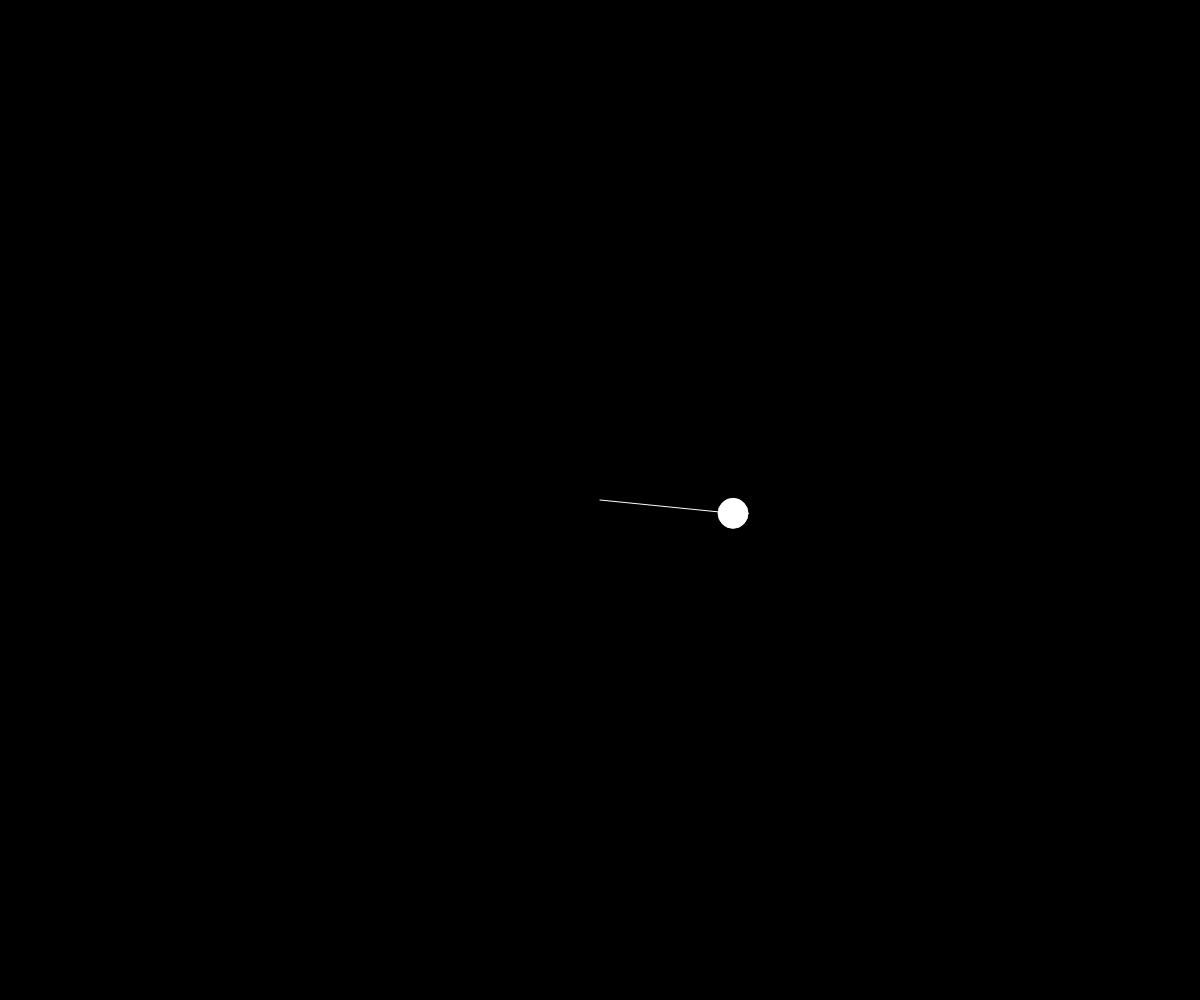
Frame 1 (no input)
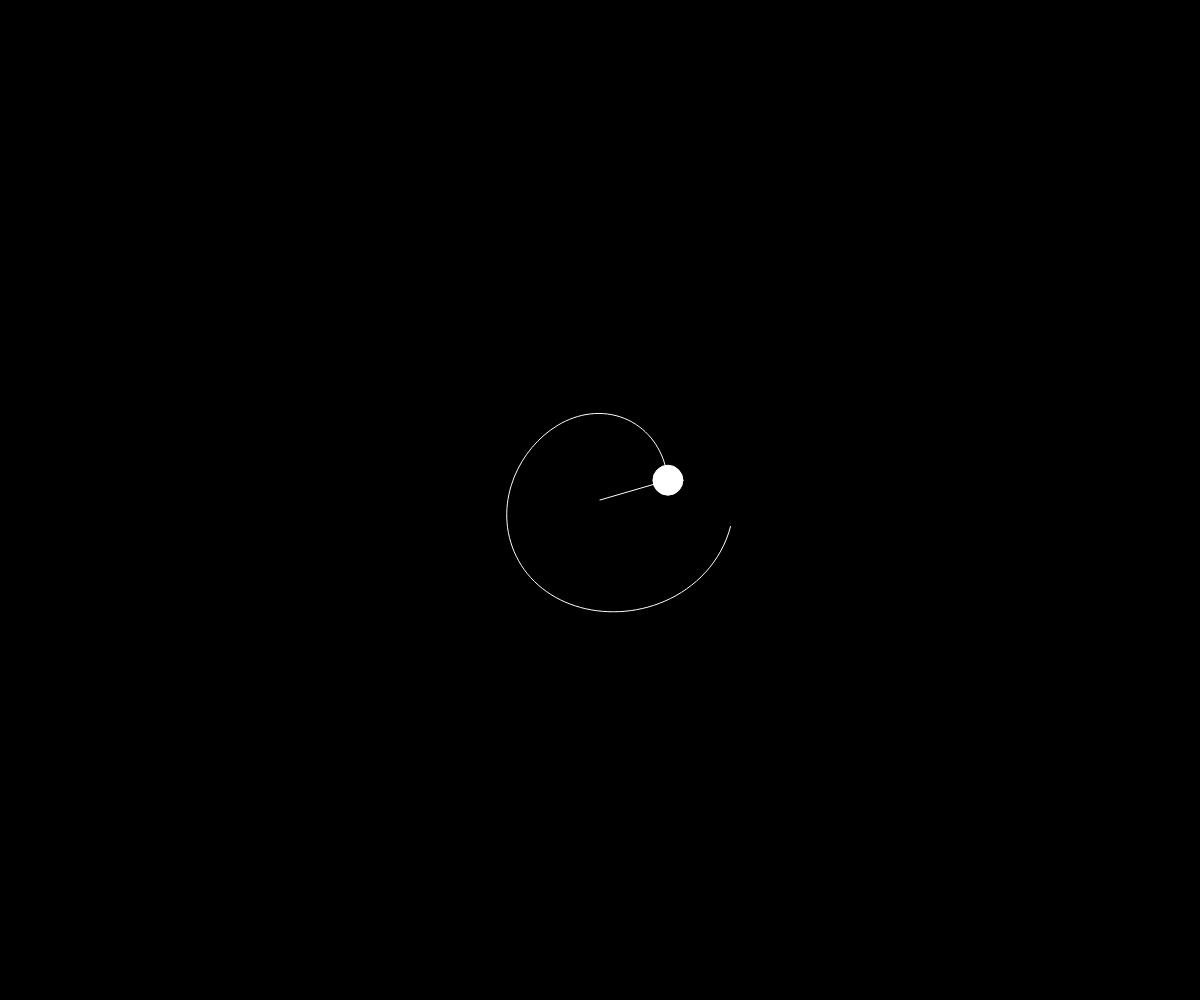
Frame 60 (no input)
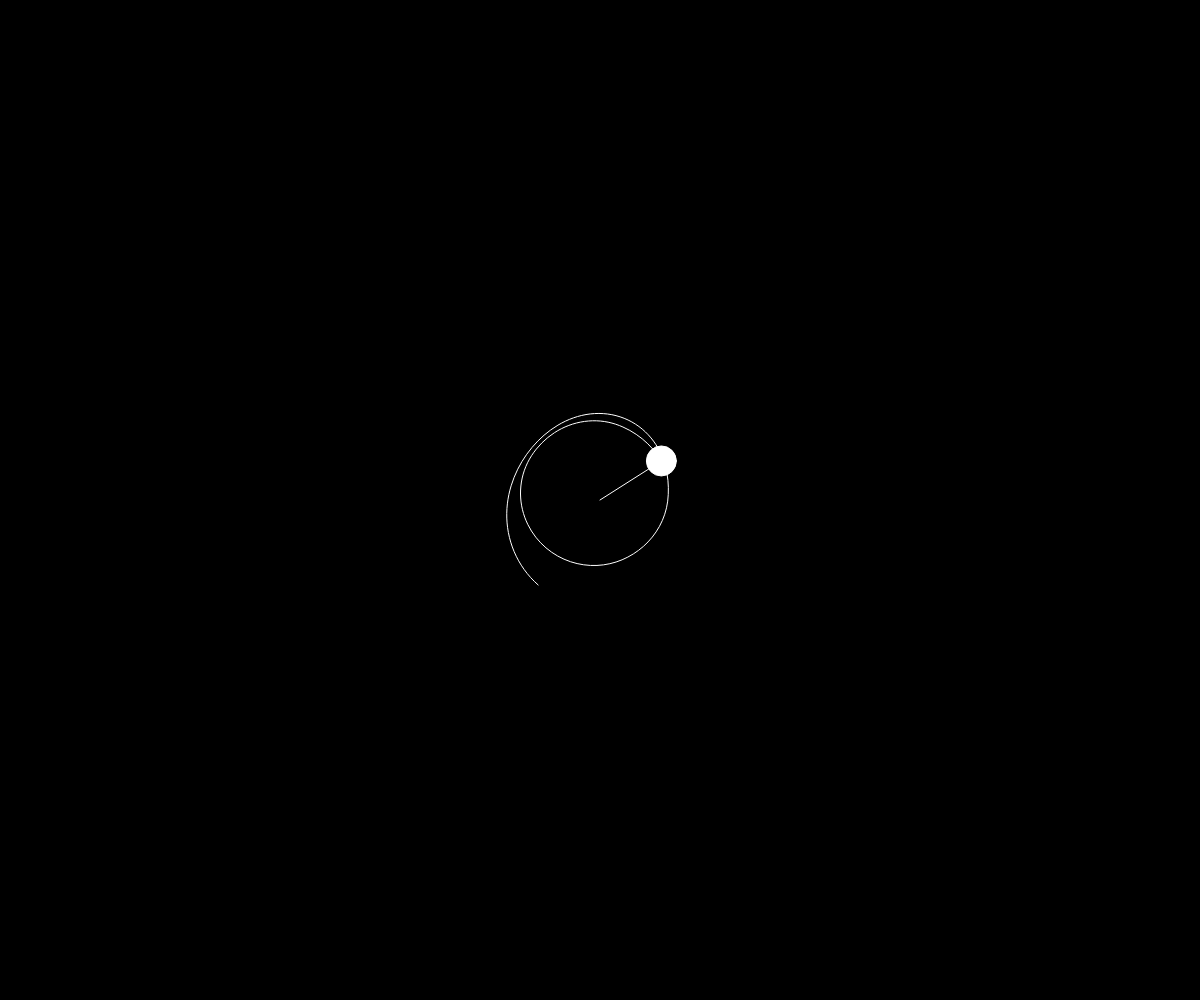
Frame 120 (the mouse pressed at the canvas centre since frame 60)

The p5.js sketch that drew these frames (run headless with seeded random() and noise() and a simulated clock; from frame 60 on, the mouse is pressed at the canvas centre):

// p5.js sketch
// ── sketch.js
var ball;
var path = [];
var t = 0;

function setup() {

	createCanvas(windowWidth, windowHeight);

	ball = new Ball();

}

function draw() {

	background(0);

	ball.physics(); // must be before ball.gen()
	ball.gen();

	traveled = {

		x: ball.x,
		y: ball.y

	};

	path.push(traveled);
	if (path.length > 100) {
		path.splice(0, 1);
	}

	stroke(255);
	noFill();

	push();
	translate(width/2, height/2);
	beginShape();
	for (let i in path) {
		curveVertex(path[i].x, path[i].y);
	}
	endShape();
	pop();

}

// ── ball.js
function Ball() {

  this.aA = 0;
  this.aV = 0.1;
  this.ang = 0;
  this.r = 150;
  this.diam = 30;

  this.physics = function() {

    this.aV += this.aA;
    this.ang += this.aV;

    t++;
    this.r = noise(t/100)*200;

    this.x = this.r * cos(this.ang);
    this.y = this.r * sin(this.ang);

  }

  this.gen = function() {

    push();
    translate(width/2, height/2);
    stroke(255);
    fill(255);
    line(0, 0, this.x, this.y);
    ellipse(this.x, this.y, this.diam);
    pop()

  }

}
